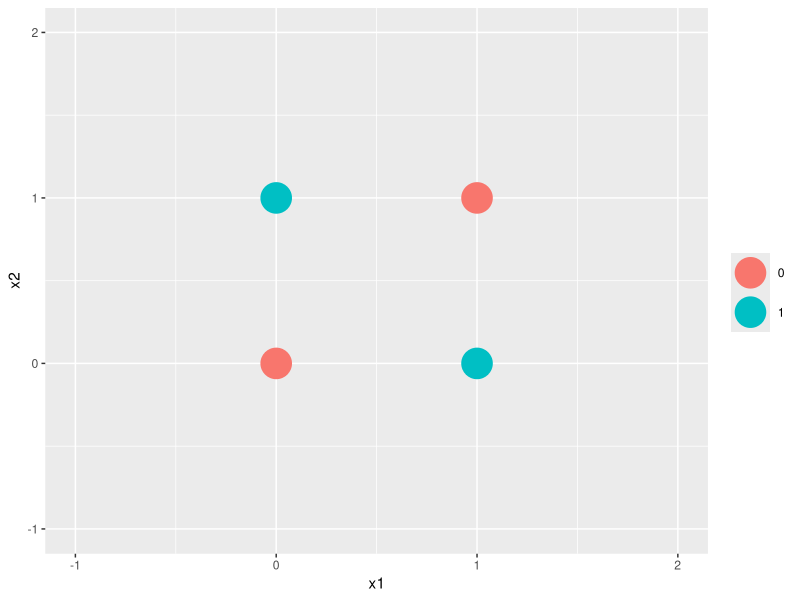
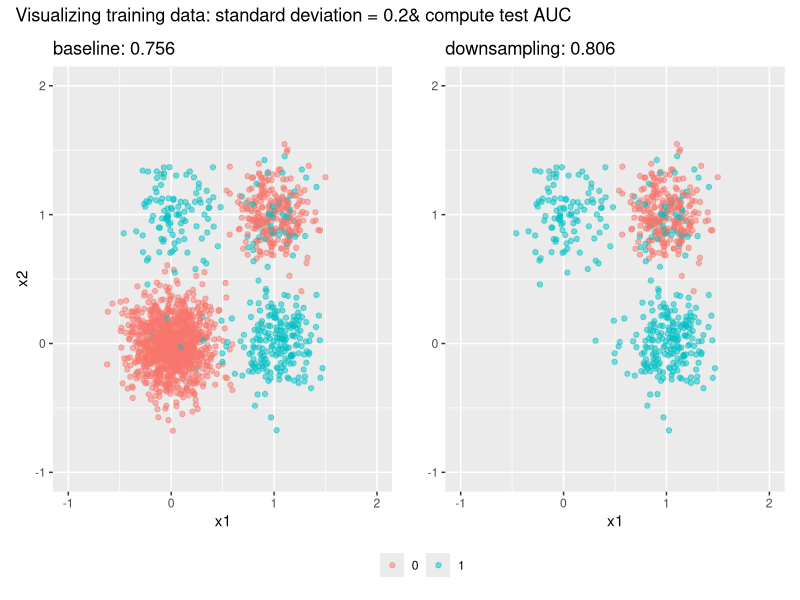

The R script that drew these images, in order: (Note: this script raises an error after producing the figures.)
library(tidyverse)
library(patchwork)
library(pROC)
setwd("../Desktop/Duke Univeristy/Research/Autism grant/simulation/")

# N <- c(100, 1000, 300, 200)
# P <- c(1, 0.1, 0.01, 1)

## XOR gate----------------------
# illustrate xor gate
## --- --- --- --- --- --- --- --- --- --- --- --- --- 

xor_data <- data.frame(
  x1 = c(0, 0, 1, 1),
  x2 = c(0, 1, 0, 1),
  y = c(0, 1, 1, 0)
)
ggplot(data = xor_data %>% mutate(y = as.factor(y)), aes(x=x1, y=x2, color=y)) +
  geom_point(size = 10) +
  lims(x = c(-1, 2), y = c(-1, 2)) +
  labs(color = "")


lr <- glm(factor(y) ~ x1 * x2, data = xor_data, family = binomial)

auc(roc(
  xor_data$y,
  predict(lr,
          newdata = data.frame(
            x1 = c(0, 0, 1, 1),
            x2 = c(0, 1, 0, 1)
          ),
          type = "response"),
  quiet = TRUE
))

## Data Gen ----------------------
# function to generate data
## --- --- --- --- --- --- --- --- --- --- --- --- --- 


# note: XOR gate can be explained by interaction
data_generator <- function(sd, N = c(1000, 100, 200, 300), P = c(0.01, 1, 1, 0.2)) {
  print(paste("event rate:", drop(P %*% N / sum(N))))
  X <- rbind(
    matrix(rep(c(0, 0), N[1]), nrow = N[1], ncol = 2, byrow = TRUE),
    matrix(rep(c(0, 1), N[2]), nrow = N[2], ncol = 2, byrow = TRUE),
    matrix(rep(c(1, 0), N[3]), nrow = N[3], ncol = 2, byrow = TRUE),
    matrix(rep(c(1, 1), N[4]), nrow = N[4], ncol = 2, byrow = TRUE)
  ) + 
    matrix(rnorm(2 * sum(N), mean = 0, sd = sd), nrow = sum(N), ncol = 2)
  
  cluster <- c(rep(1, N[1]), rep(2, N[2]), rep(3, N[3]), rep(4, N[4]))
  
  y <- c(
    rbinom(size = 1, prob = P[1], n = N[1]),
    rbinom(size = 1, prob = P[2], n = N[2]),
    rbinom(size = 1, prob = P[3], n = N[3]),
    rbinom(size = 1, prob = P[4], n = N[4])
  )
  
  simulation_data <- cbind(y, X, cluster) %>% 
    as.data.frame()
  colnames(simulation_data) <- c('y', 'x1', 'x2', 'cluster')
  simulation_data$y <- as.factor(simulation_data$y)
  return(simulation_data)
}

.sphere_data <- function(n, r_mean, r_sd) {
  r <- rnorm(n, r_mean, r_sd)
  theta <- runif(n, 0, 2*pi)
  x1 <- r * cos(theta)
  x2 <- r * sin(theta)
  return(data.frame(x1 = x1, x2 = x2))
}

sphere_data_gen <- function(ns, r_means, r_sds) {
  control <- .sphere_data(ns[1], r_means[1], r_sds[1])
  control$y <- 0
  case <- .sphere_data(ns[2], r_means[2], r_sds[2])
  case$y <- 1
  output <- rbind(case, control)
  output$y <- as.factor(output$y)
  output <- output[, c(3,1,2)]
  return(output)
}

get_logistic_decision_boundary <- function(lr, decision_rule=0.5) {
  z <- log(decision_rule / (1 - decision_rule))
  lr_coefs <- coef(lr)
  intercept <- (z - lr_coefs["(Intercept)"]) / lr_coefs["x2"]
  slope <- - lr_coefs["x1"] / lr_coefs["x2"]
  return(list(
    intercept=unname(intercept),
    slope=unname(slope)
  ))
}

prob_contour <- function(lr, lims) {
  grid_point <- seq(lims[1], lims[2], 0.05)
  grid_coord <- expand.grid(x1 = grid_point, x2 = grid_point)
  grid_coord <- cbind(
    grid_coord,
    p=predict(lr, newdata = grid_coord, type = "response")
  )
  return(grid_coord)
}

prob_contour_plot <- function(lr, lims, decision_rule=0.5) {
  decision_line <- get_logistic_decision_boundary(lr, decision_rule = decision_rule)
  ggplot() +
    geom_point(data = train, aes(x=x1, y=x2, color=y), alpha=0.5) +
    geom_raster(data = prob_contour(lr, lims = lims),
                aes(x = x1, y = x2, fill = p)) +
    scale_fill_viridis_c(alpha=0.5, lim=c(0, 1)) +
    geom_abline(slope = decision_line$slope, intercept = decision_line$intercept,
                linetype = "dotted", color = "red", linewidth = 1)
}

## simulation 1 ----------------------
# try on different sd
# large sd => well mixed clusters
# small sd => more isolated cluster
## --- --- --- --- --- --- --- --- --- --- --- --- --- 

sigma <- 0.2

train <- data_generator(sigma)
test <- data_generator(sigma)

# write.csv(train, "./train.csv", row.names = FALSE)
# write.csv(test, "./test.csv", row.names = FALSE)

p1 <- ggplot() +
  geom_point(data = train, aes(x=x1, y=x2, color=y), alpha=0.5) +
  lims(x = c(-1, 2), y = c(-1, 2))

k <- 1
p2 <- ggplot(data = train[train$cluster != k,],
       aes(x=x1, y=x2, color=y)) +
  geom_point(alpha=0.5) +
  lims(x = c(-1, 2), y = c(-1, 2))

lr <- glm(y ~ x1 + x2, family = binomial(), data = select(train, -cluster))
p <- predict(lr, test[,2:3], type = "response")
s1 <- auc(roc(test$y, p, quiet = TRUE))

lr_sub <- glm(
  y ~ x1 + x2, family = binomial(), 
  data = select(train[train$cluster != k,], -cluster)
)
p_sub <- predict(lr_sub, test[, 2:3], type = "response") %>% unname()
s2 <- auc(roc(test$y, p_sub, quiet = TRUE))
p_sub <- predict(lr_sub, test[test$cluster != 1, 2:3], type = "response") %>% unname()
s3 <- auc(roc(test$y, c(rep(0, 1000), p_sub), quiet = TRUE))

p1 + labs(title = glue::glue("baseline: ", round(s1, 3))) +
  p2 + labs(
    title = glue::glue(
      "downsampling: ",
      round(s2, 3)
    ),
    y = ""
  ) +
  # plot_annotation(title = glue::glue("Standard deviation: ", sigma, " [including the interaction term]")) +
  plot_annotation(
    title = glue::glue(
      "Visualizing training data: standard deviation = ",
      sigma,
      "& compute test AUC"
    )
  ) +
  plot_layout(guides = "collect") &
  theme(legend.position = "bottom") &
  labs(color = "")


## simulation 2----------------------
# sphere data
## --- --- --- --- --- --- --- --- --- --- --- --- --- 

train <- sphere_data_gen(ns = c(1300, 200), r_means = c(5, 2), r_sds = c(1, 1))
test <- sphere_data_gen(ns = c(1300, 200), r_means = c(5, 2), r_sds = c(1, 1))

write.csv(train, "./simulate_data/sphere_train.csv", row.names = FALSE)
write.csv(test, "./simulate_data/sphere_test.csv", row.names = FALSE)

ggplot() +
  geom_point(data = train, aes(x = x1, y = x2, color = y))

lr <- glm(y ~ x1 + x2, family = binomial(), data = train)
p <- predict(lr, test[,c("x1", "x2")], type = "response")
auc(roc(test$y, p, quiet = TRUE))

prob_contour_plot(lr, c(-8, 8))
